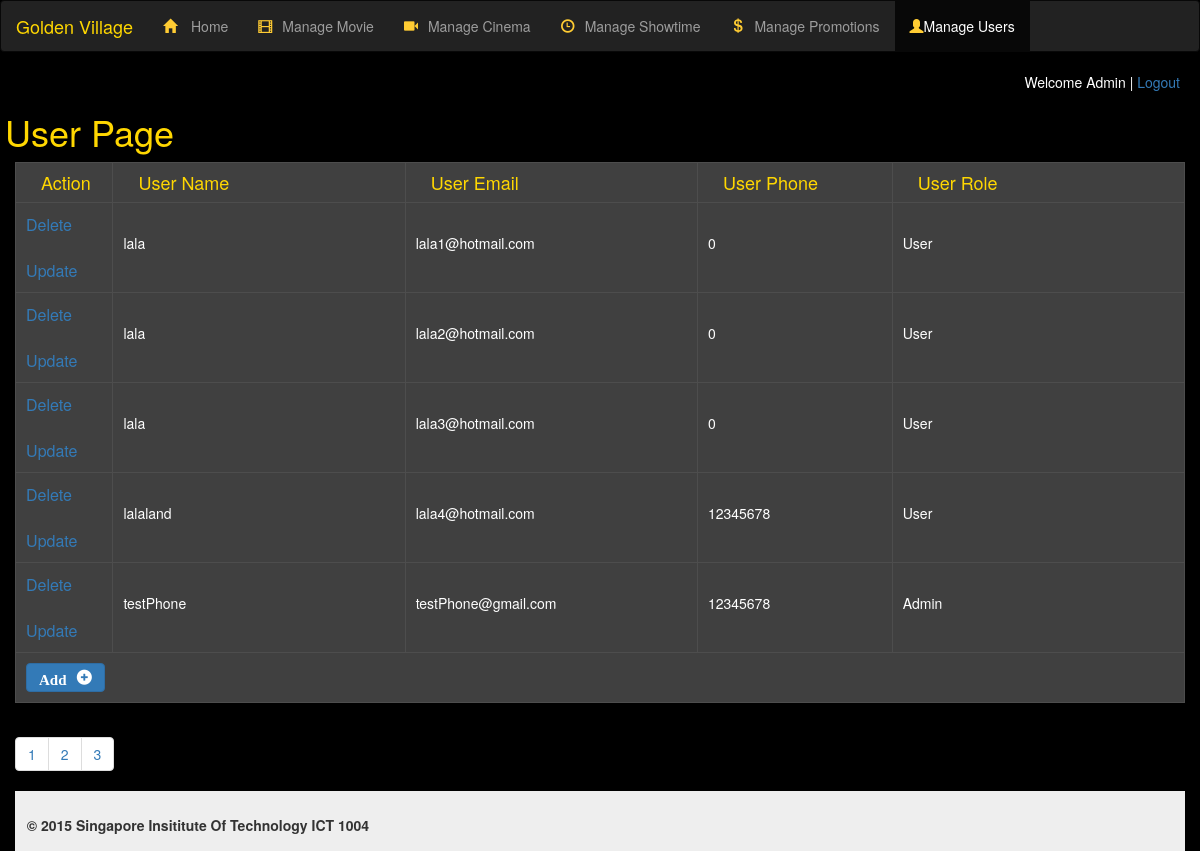
Page /cms/cmsManageUser.php?page=2 (signed in) on the committed database.
### tables this page shows
CREATE TABLE `user_list` (
  `user_id` int(11) NOT NULL,
  `username` varchar(100) NOT NULL,
  `user_email` varchar(100) NOT NULL,
  `password` varchar(100) NOT NULL,
  `user_role` varchar(10) NOT NULL,
  `phone` int(8) NOT NULL,
  `user_nric` varchar(9) NOT NULL,
  `status` varchar(100) NOT NULL,
  `qrValue` varchar(1000) NOT NULL
);

### cms/cmsManageUser.php (the view, shortened to what this page needs)
<html>
    <html lang="en">
    <head>
        <link href="../css/bootstrap.min.css" rel="stylesheet">
        <link href="../css/style.css" rel="stylesheet">
    </head>
    <body onload="onload()">
        <?php
            include_once ("../dbconnect.php");
            $reclimit = 5;
            if(isset($_GET['page'])){
                $page = $_GET['page'];
            } else {
                $page = 1;
            }
            $start = (($page-1) * $reclimit);
            $sql = "SELECT * FROM user_list";
            $records = $MySQLiconn->query($sql);
            $total = $records->num_rows;
            $tpages = ceil($total / $reclimit);
            $rec = "SELECT user_id, username, user_email, user_role, phone FROM user_list LIMIT $start, $reclimit";
            $records = $MySQLiconn->query($rec);
            $resultUser = $MySQLiconn->query("SELECT * FROM user_list WHERE user_id=".$_SESSION['user']);
            $userRow = $resultUser->fetch_array();
            $resultCount = $MySQLiconn->query("select count(*) from user_list");
        ?>
        <?php include 'cmsheader.inc';?>
        <h1>User Page</h1>
        <div class="col-xs-12 col-sm-12 col-md-12 col-lg-12">
            <div class="table-responsive">
                <form method="post">
                    <table border="1" class="summary">
                        <thead>
                            <tr>
                                <th class="col-md-1"><h4>Action</h4></th>
                                <th class="col-md-3"><h4>User Name</h4></th>
                                <th class="col-md-2"><h4>User Email</h4></th>
                                <th class="col-md-2"><h4>User Phone</h4></th>
                                <th class="col-md-3"><h4>User Role</h4></th>
                            </tr>
                        </thead>
                        <tbody>
                            <?php
                                $row2 = mysqli_fetch_row($resultCount);
                                $num = $row2[0];
                                if ($num == 0)
                                {
                                    echo
                                    "<tr><td colspan='8'><p class='centerText'>No Result to display</p></td></tr>";
                                }
                                else
                                {
                                    while($row = $records->fetch_array())
                                    {
                            ?>
                                        <tr class='success'>
                                            <td class='col-md-1'><a href='javascript:delete_id(<?php echo $row[0]; ?>)'>Delete</a><br /><br /><a href='javascript:update_id(<?php echo $row[0]; ?>)'>Update</a></td>
                                            <td class='col-md-2'><p><?php echo $row[1]; ?></p></td>
                                            <td class='col-md-3'><p><?php echo $row[2]; ?></p></td>
                                            <td class='col-md-2'><p><?php echo $row[4]; ?></p></td>
                                            <td class='col-md-3'><p><?php echo $row[3]; ?></p></td>
                                        </tr>
                                    <?php
                                    }
                                }
                            ?>
                            <tr>
                                <td colspan='10'>
                                    <a href="#" class="btn btn-primary" data-toggle="modal" data-target="#myModal"><span class="glyphicon glyphicon-plus-sign yellow">Add</span></a>
                                </td>
                            </tr>
                        </tbody>
                    </table>
                </form>
            </div>
                            <?php include("cmsAddUser.php");?>
            <ul class="pagination">
            <?php
                for($i=1;$i<=$tpages;$i++)
                {
                    echo "<li><a href=cmsManageUser.php?page=".$i.">".$i."</a></li>";
                }
            ?>
            </ul>
            <div><?php include 'cmsfooter.inc';?></div>
    </div>
</body>
</html>

### cms/cmsheader.inc (shortened to what this page needs)
<?php
    $directoryURI =basename($_SERVER['SCRIPT_NAME']);
?>
<nav class="navbar navbar-inverse">
    <div class="container-fluid">
        <div class="navbar-header">
            <a class="navbar-brand" href="index.php">
                Golden Village
            </a>
        </div>
        <div id="navbar" class="navbar-collapse collapse" aria-expanded="false" style="height: 1px;">
            <ul class="nav navbar-nav">
                <li <?php if (strpos($directoryURI,'cmsHome.php') !== false) {echo 'class="active"';}?>><a href="cmsHome.php"><span class="glyphicon glyphicon-home blue"></span> Home</a></li>
                <li <?php if (strpos($directoryURI,'cmsMovie.php') !== false) {echo 'class="active"';}?>><a href="cmsMovie.php"><span class="glyphicon glyphicon-film blue"></span>Manage Movie</a></li>
                <li <?php if (strpos($directoryURI,'cmsCinema.php') !== false) {echo 'class="active"';}?>><a href="cmsCinema.php"><span class="glyphicon glyphicon-facetime-video blue"></span>Manage Cinema</a></li>
                <li <?php if (strpos($directoryURI,'cmsManageShowtime.php') !== false) {echo 'class="active"';}?>><a href="cmsManageShowtime.php"><span class="glyphicon glyphicon-time blue"></span>Manage Showtime</a></li>
                <li <?php if (strpos($directoryURI,'cmspromo.php') !== false) {echo 'class="active"';}?>><a href="cmspromo.php"><span class="glyphicon glyphicon-usd blue"></span>Manage Promotions</a></li>
                <li <?php if (strpos($directoryURI,'cmsManageUser.php') !== false) {echo 'class="active"';}?>><a href="cmsManageUser.php"><span class="glyphicon glyphicon-user blue"></span>Manage Users</a></li>
            </ul>
        </div>
    </div>
</nav>
         <p class="labelWel">Welcome <?php echo $userRow['username']; ?> | <a href="cmsLogout.php">Logout</a></p>
        <br />

### css/style.css (style rules this page uses)
.blue { color:#FC3; }
.yellow { font-weight: bold; color: white; font-size: 15px; }
.breadcrumb,.jumbotron,body { background-color:#000; }
.labelWel { float: right; margin-right: 20px; }
.glyphicon-home,.glyphicon-usd,.glyphicon-facetime-video,.glyphicon-briefcase, .glyphicon-film, .glyphicon-time:before { margin-right: 10px; }
.glyphicon-plus-sign:before { margin-left: 10px; float: right; }
.navbar-inverse > ul > li > hover,p,.breadcrumb>.active { color:#FFF; }
p { font-size:14px; }
.panel-default .jumbotron > h1, .navbar-inverse .navbar-brand, h1, h2, h3, h4 { color:#ffd701; margin-left: 5px; }
.summary { background:#404040; width:100%; overflow-y:scroll; }
.summary thead tr th h4 { margin-left: 10px; }
.summary tr { border:1px solid #4d4d4d; }
.summary tr td { padding:10px; }
nav,hr { margin:0 auto auto; width:100%; }
.promotable,table { background-color: #222222; color: yellow; border-color: white; }
table tr th { width: 25%; }
td { color:white; }

### rows in the picture
user_list: username "Admin"
user_list: username "lala", user_email "lala1@hotmail.com", phone "0", user_role "User"
user_list: username "lala", user_email "lala2@hotmail.com", phone "0", user_role "User"
user_list: username "lala", user_email "lala3@hotmail.com", phone "0", user_role "User"
user_list: username "lalaland", user_email "lala4@hotmail.com", phone "12345678", user_role "User"
user_list: username "testPhone", user_email "testPhone@gmail.com", phone "12345678", user_role "Admin"
